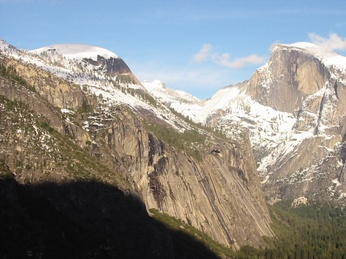
%> input picture PSET 7/kontomah/yosemite/img1.jpg, 346 x 259 px, shrunk from 640 x 480 before the run
$ octave demo.m   (GNU Octave 9; MATLAB toolbox functions it lacks are replaced by stand-ins)
%> lines starting %> are read from the running program, lines starting %| are printed output that depends on the picture
### PSET 7/kontomah/Photomerge.m
function [im] = Photomerge(im1, im2)
image_average1=im1/max(im1(:)) ;
image_average2=im2/max(im2(:)) ;

[frames1,descr1,~,~] = sift( image_average1(:,:,1), 'Verbosity', 1 ) ;
[frames2,descr2,~,~] = sift( image_average2(:,:,1), 'Verbosity', 1 ) ;

descriptor1=uint8(512*descr1) ;
descriptor2=uint8(512*descr2) ;
matches=siftmatch( descriptor1, descriptor2 ) ;

x1 = zeros(size(matches, 2),2);
x2 = zeros(size(matches, 2),2);
for ele=1:size(matches, 2)

    x1(ele, :) = frames1(1:2, matches(1, ele));
    x2(ele, :) = frames2(1:2, matches(2, ele));

end
T = TransformRANSAC(x1, x2);
im = MakePanorama(im1, im2, T);

### PSET 7/kontomah/sift/sift.m
function [frames,descriptors,gss,dogss]=sift(I,varargin)
% SIFT Extract SIFT features
%   [FRAMES,DESCR]=SIFT(I) extracts the SIFT frames FRAMES and their
%   descriptors DESCR from the image I.
%
%   The image I must be gray-scale, of storage class DOUBLE and
%   ranging in [0,1].
%
%   FRAMES is a 4xK matrix storing one SIFT frame per column. Its
%   format is:
%
%     FRAMES(1:2,k)  center (X,Y) of the frame k,
%     FRAMES(3,k)    scale SIGMA of the frame k,
%     FRAMES(4,k)    orientation THETA of the frame k.
%
%   Note that the X,Y center coordinates are (0,0) based, contrary to
%   the standard MATLAB convention that uses (1,1) as the top-left
%   image coordiante. The plotting function PLOTSIFTFRAME() and
%   PLOTSIFTDESCRIPTOR() automatically shift the keypoints to the
%   default (1,1) reference.
%
%   DESCR is a DxK matrix stores one descriptor per columm (usually
%   D=128).
%
%   [FRAMES,DESCR,GSS,DOGSS]=SIFT(...) returns the Gaussian and
%   Difference of Gaussians scale spaces computed by the algorithm.
%
%   The function accepts the following option-value pairs:
%
%   Verbosity - Verbosity level [{0},1]
%     0 = quiet, 1 = print detailed progress report
%
%   BoundaryPoint - Remove frames on the image boundaries [0,{1}]
%     Remove points whose descriptor intersects the boundary.
%
%   NumOctaves - Number of octaves [1,2,...]
%     Number of octaves of the Gaussian scale space. By default it is
%     computed to cover all possible feature sizes.
%
%   FirstOctave - Index of the first octave [...,-1,{0},+1,...]
%     Setting the parameter to -1 has the effect of doubling the image
%     before computing the scale space.
%
%   NumLevels - [1,2,...]
%     Number of scale levels within each octave.
%
%   Sigma0 - Base smoothing [pixels]
%     Smoothing of the level 0 of octave 0 of the scale space. By
%     default it is set to be equivalent to the value 1.6 of [1].
%     Since however 1.6 is the smoothing of the level -1 and Simga0
%     of the level 0, the actual value is NOT 1.6.
%
%   SigmaN - Nominal smoothing [pixels, {0.5}]
%     Nominal smoothing of the input image.
%
%   Threshold - Strenght threshold [>= 0, {0.01}]
%     Maxima of the DOG scale space [1] below this threshold are
%     ignored. Smaller values accept more features.
%
%   EdgeThreshold - Localization threshold [>= 0, {10}]
%     Feature which have flattness score [1] above this threshold are
%     ignored. Bigger values accept more features.
%
%   Magnif - Descriptor window magnification
%     See SIFTDESCRIPTOR().
%
%   NumSpatialBins - Number of spatial bins [2,{4},6,...]
%     See SIFTDESCRIPTOR().
%
%   NumOrientbins - Number of orientation bins [1,2,...,{8},...]
%     See SIFTDESCRIPTOR().
%
%  REFERENCES
%  [1] D. G. Lowe, "Distinctive image features from scale-invariant
%      keypoints," IJCV, vol. 2, no. 60, pp. 91 110, 2004.
%
%   See also GAUSSIANSS(), DIFFSS(), PLOTSIFTFRAME(), PLOTSIFTDESCRIPTOR(),
%            SIFTDESCRIPTOR(), SIFTMATCH().
%

% AUTORIGHTS
% Copyright (c) 2006 The Regents of the University of California.
% All Rights Reserved.
%
% Created by Andrea Vedaldi
% UCLA Vision Lab - Department of Computer Science
%
% Permission to use, copy, modify, and distribute this software and its
% documentation for educational, research and non-profit purposes,
% without fee, and without a written agreement is hereby granted,
% provided that the above copyright notice, this paragraph and the
% following three paragraphs appear in all copies.
%
% This software program and documentation are copyrighted by The Regents
% of the University of California. The software program and
% documentation are supplied "as is", without any accompanying services
% from The Regents. The Regents does not warrant that the operation of
% the program will be uninterrupted or error-free. The end-user
% understands that the program was developed for research purposes and
% is advised not to rely exclusively on the program for any reason.
%
% This software embodies a method for which the following patent has
% been issued: "Method and apparatus for identifying scale invariant
% features in an image and use of same for locating an object in an
% image," David G. Lowe, US Patent 6,711,293 (March 23,
% 2004). Provisional application filed March 8, 1999. Asignee: The
% University of British Columbia.
%
% IN NO EVENT SHALL THE UNIVERSITY OF CALIFORNIA BE LIABLE TO ANY PARTY
% FOR DIRECT, INDIRECT, SPECIAL, INCIDENTAL, OR CONSEQUENTIAL DAMAGES,
% INCLUDING LOST PROFITS, ARISING OUT OF THE USE OF THIS SOFTWARE AND
% ITS DOCUMENTATION, EVEN IF THE UNIVERSITY OF CALIFORNIA HAS BEEN
% ADVISED OF THE POSSIBILITY OF SUCH DAMAGE. THE UNIVERSITY OF
% CALIFORNIA SPECIFICALLY DISCLAIMS ANY WARRANTIES, INCLUDING, BUT NOT
% LIMITED TO, THE IMPLIED WARRANTIES OF MERCHANTABILITY AND FITNESS FOR
% A PARTICULAR PURPOSE. THE SOFTWARE PROVIDED HEREUNDER IS ON AN "AS IS"
% BASIS, AND THE UNIVERSITY OF CALIFORNIA HAS NO OBLIGATIONS TO PROVIDE
% MAINTENANCE, SUPPORT, UPDATES, ENHANCEMENTS, OR MODIFICATIONS.

% --------------------------------------------------------------------
%                                                  Check the arguments
% --------------------------------------------------------------------
if(nargin < 1)
  error('At least one argument is required.') ;
end

[M,N,C] = size(I) ;

% Lowe's equivalents choices
S      =  3 ;
omin   = -1 ;
O      = floor(log2(min(M,N)))-omin-3 ; % up to 8x8 images
sigma0 = 1.6*2^(1/S) ;                  % smooth lev. -1 at 1.6
sigman = 0.5 ;
thresh = 0.04 / S / 2 ;
r      = 10 ;
NBP    = 4 ;
NBO    = 8 ;
magnif = 3.0 ;

% Parese input
compute_descriptor = 0 ;
discard_boundary_points = 1 ;
verb = 0 ;

for k=1:2:length(varargin)
  switch lower(varargin{k})

    case 'numoctaves'
      O = varargin{k+1} ;

    case 'firstoctave'
      omin = varargin{k+1} ;

    case 'numlevels'
      S = varargin{k+1} ;

    case 'sigma0'
      sigma0 = varargin{k+1} ;

    case 'sigman'
      sigmaN = varargin{k+1} ;

    case 'threshold'
      thresh = varargin{k+1} ;

    case 'edgethreshold'
      r = varargin{k+1} ;

    case 'boundarypoint'
     discard_boundary_points = varargin{k+1} ;

    case 'numspatialbins'
      NBP = varargin{k+1} ;

    case 'numorientbins'
      NBO = varargin{k+1} ;

    case 'magnif'
      magnif = varargin{k+1} ;

    case 'verbosity'
     verb = varargin{k+1} ;

    otherwise
      error(['Unknown parameter ''' varargin{k} '''.']) ;
  end
end

% Arguments sanity check
if C > 1
  error('I should be a grayscale image') ;
end

frames      = [] ;
descriptors = [] ;

% --------------------------------------------------------------------
%                                         SIFT Detector and Descriptor
% --------------------------------------------------------------------

% Compute scale spaces
if verb>0, fprintf('SIFT: computing scale space...') ; tic ; end

gss = gaussianss(I,sigman,O,S,omin,-1,S+1,sigma0) ;

if verb>0, fprintf('(%.3f s gss; ',toc) ; tic ; end

dogss = diffss(gss) ;

if verb > 0, fprintf('%.3f s dogss) done\n',toc) ; end
if verb > 0
  fprintf('SIFT scale space parameters [PropertyName in brackets]\n');
  fprintf('  sigman [SigmaN]        : %f\n', sigman) ;
  fprintf('  sigma0 [Sigma0]        : %f\n', dogss.sigma0) ;
  fprintf('       O [NumOctaves]    : %d\n', dogss.O) ;
  fprintf('       S [NumLevels]     : %d\n', dogss.S) ;
  fprintf('    omin [FirstOctave]   : %d\n', dogss.omin) ;
  fprintf('    smin                 : %d\n', dogss.smin) ;
  fprintf('    smax                 : %d\n', dogss.smax) ;
  fprintf('SIFT detector parameters\n')
  fprintf('  thersh [Threshold]     : %e\n', thresh) ;
  fprintf('       r [EdgeThreshold] : %.3f\n', r) ;
  fprintf('SIFT descriptor parameters\n')
  fprintf('  magnif [Magnif]        : %.3f\n', magnif) ;
  fprintf('     NBP [NumSpatialBins]: %d\n', NBP) ;
  fprintf('     NBO [NumOrientBins] : %d\n', NBO) ;
end

for o=1:gss.O
  if verb > 0
    fprintf('SIFT: processing octave %d\n', o-1+omin) ;
                tic ;
  end

  % Local maxima of the DOG octave
  % The 80% tricks discards early very weak points before refinement.
  idx = siftlocalmax(  dogss.octave{o}, 0.8*thresh  ) ;
  idx = [idx , siftlocalmax( - dogss.octave{o}, 0.8*thresh)] ;

  K=length(idx) ;
  [i,j,s] = ind2sub( size( dogss.octave{o} ), idx ) ;
  y=i-1 ;
  x=j-1 ;
  s=s-1+dogss.smin ;
  oframes = [x(:)';y(:)';s(:)'] ;

  if verb > 0
    fprintf('SIFT: %d initial points (%.3f s)\n', ...
      size(oframes, 2), toc) ;
    tic ;
  end

  % Remove points too close to the boundary
  if discard_boundary_points
    % radius = maginf * sigma * NBP / 2
    % sigma = sigma0 * 2^s/S

    rad = magnif * gss.sigma0 * 2.^(oframes(3,:)/gss.S) * NBP / 2 ;
    sel=find(...
      oframes(1,:)-rad >= 1                     & ...
      oframes(1,:)+rad <= size(gss.octave{o},2) & ...
      oframes(2,:)-rad >= 1                     & ...
      oframes(2,:)+rad <= size(gss.octave{o},1)     ) ;
    oframes=oframes(:,sel) ;

    if verb > 0
      fprintf('SIFT: %d away from boundary\n', size(oframes,2)) ;
      tic ;
    end
  end

  % Refine the location, threshold strength and remove points on edges
  oframes = siftrefinemx(...
    oframes, ...
    dogss.octave{o}, ...
    dogss.smin, ...
    thresh, ...
    r) ;

  if verb > 0
    fprintf('SIFT: %d refined (%.3f s)\n', ...
            size(oframes,2),toc) ;
    tic ;
  end

  % Compute the oritentations
  oframes = siftormx(...
    oframes, ...
    gss.octave{o}, ...
    gss.S, ...
    gss.smin, ...
    gss.sigma0 ) ;

  % Store frames
  x     = 2^(o-1+gss.omin) * oframes(1,:) ;
  y     = 2^(o-1+gss.omin) * oframes(2,:) ;
  sigma = 2^(o-1+gss.omin) * gss.sigma0 * 2.^(oframes(3,:)/gss.S) ;
  frames = [frames, [x(:)' ; y(:)' ; sigma(:)' ; oframes(4,:)] ] ;


  % Descriptors
  if nargout > 1
    if verb > 0
      fprintf('SIFT: computing descriptors...') ;
      tic ;
    end

    sh = siftdescriptor(...
      gss.octave{o}, ...
      oframes, ...
      gss.sigma0, ...
      gss.S, ...
      gss.smin, ...
      'Magnif', magnif, ...
      'NumSpatialBins', NBP, ...
      'NumOrientBins', NBO) ;

    descriptors = [descriptors, sh] ;

    if verb > 0, fprintf('done (%.3f s)\n',toc) ; end
  end
end

### PSET 7/code/sift/gaussianss.m
function SS = gaussianss(I,sigman,O,S,omin,smin,smax,sigma0)
% GAUSSIANSS
%   SS = GAUSSIANSS(I,SIGMAN,O,S,OMIN,SMIN,SMAX,SIGMA0) returns the
%   Gaussian scale space of image I. Image I is assumed to be
%   pre-smoothed at level SIGMAN. O,S,OMIN,SMIN,SMAX,SIGMA0 are the
%   parameters of the scale space as explained in PDF:SIFT.USER.SS.
%
%   See also DIFFSS(), PDF:SIFT.USER.SS.

% History
%  4-15-2006  Fixed some comments

% AUTORIGHTS
% Copyright (c) 2006 The Regents of the University of California.
% All Rights Reserved.
%
% Created by Andrea Vedaldi
% UCLA Vision Lab - Department of Computer Science
%
% Permission to use, copy, modify, and distribute this software and its
% documentation for educational, research and non-profit purposes,
% without fee, and without a written agreement is hereby granted,
% provided that the above copyright notice, this paragraph and the
% following three paragraphs appear in all copies.
%
% This software program and documentation are copyrighted by The Regents
% of the University of California. The software program and
% documentation are supplied "as is", without any accompanying services
% from The Regents. The Regents does not warrant that the operation of
% the program will be uninterrupted or error-free. The end-user
% understands that the program was developed for research purposes and
% is advised not to rely exclusively on the program for any reason.
%
% This software embodies a method for which the following patent has
% been issued: "Method and apparatus for identifying scale invariant
% features in an image and use of same for locating an object in an
% image," David G. Lowe, US Patent 6,711,293 (March 23,
% 2004). Provisional application filed March 8, 1999. Asignee: The
% University of British Columbia.
%
% IN NO EVENT SHALL THE UNIVERSITY OF CALIFORNIA BE LIABLE TO ANY PARTY
% FOR DIRECT, INDIRECT, SPECIAL, INCIDENTAL, OR CONSEQUENTIAL DAMAGES,
% INCLUDING LOST PROFITS, ARISING OUT OF THE USE OF THIS SOFTWARE AND
% ITS DOCUMENTATION, EVEN IF THE UNIVERSITY OF CALIFORNIA HAS BEEN
% ADVISED OF THE POSSIBILITY OF SUCH DAMAGE. THE UNIVERSITY OF
% CALIFORNIA SPECIFICALLY DISCLAIMS ANY WARRANTIES, INCLUDING, BUT NOT
% LIMITED TO, THE IMPLIED WARRANTIES OF MERCHANTABILITY AND FITNESS FOR
% A PARTICULAR PURPOSE. THE SOFTWARE PROVIDED HEREUNDER IS ON AN "AS IS"
% BASIS, AND THE UNIVERSITY OF CALIFORNIA HAS NO OBLIGATIONS TO PROVIDE
% MAINTENANCE, SUPPORT, UPDATES, ENHANCEMENTS, OR MODIFICATIONS.

% --------------------------------------------------------------------
%                                                  Check the arguments
% --------------------------------------------------------------------
if(nargin < 6)
  error('Six arguments are required.') ;
end

if(~isreal(I) || ndims(I) > 2)
  error('I must be a real two dimensional matrix') ;
end

if(smin >= smax)
  error('smin must be greather or equal to smax') ;
end

% --------------------------------------------------------------------
%                                                           Do the job
% --------------------------------------------------------------------

% Scale multiplicative step
k = 2^(1/S) ;

% Lowe's convention: the scale (o,s)=(0,-1) has standard deviation
% 1.6 (was it variance?)
if(nargin < 7)
  sigma0 = 1.6 * k ;
end

dsigma0 = sigma0 * sqrt(1 - 1/k^2) ; % Scale step factor
sigman  = 0.5 ;                      % Nominal smoothing of the image

% Scale space structure
SS.O          = O ;
SS.S          = S ;
SS.sigma0     = sigma0 ;
SS.omin       = omin ;
SS.smin       = smin ;
SS.smax       = smax ;

% If mino < 0, multiply the size of the image.
% (The rest of the code is consistent with this.)
if omin < 0
  for o=1:-omin
    I = doubleSize(I) ;
  end
elseif omin > 0
  for o=1:omin
    I = halveSize(I) ;
  end
end

[M,N] = size(I) ;

% Index offset
so = -smin+1 ;

% --------------------------------------------------------------------
%                                                         First octave
% --------------------------------------------------------------------
%
% The first level of the first octave has scale index (o,s) =
% (omin,smin) and scale coordinate
%
%    sigma(omin,smin) = sigma0 2^omin k^smin
%
% The input image I is at nominal scale sigman. Thus in order to get
% the first level of the pyramid we need to apply a smoothing of
%
%   sqrt( (sigma0 2^omin k^smin)^2 - sigman^2 ).
%
% As we have pre-scaled the image omin octaves (up or down,
% depending on the sign of omin), we need to correct this value
% by dividing by 2^omin, getting
%e
%   sqrt( (sigma0 k^smin)^2 - (sigman/2^omin)^2 )
%

if(sigma0 * 2^omin * k^smin < sigman)
  warning('The nominal smoothing exceeds the lowest level of the scale space.') ;
end

SS.octave{1} = zeros(M,N,smax-smin+1) ;
SS.octave{1}(:,:,1)  = imsmooth(I, ...
  sqrt((sigma0*k^smin)^2  - (sigman/2^omin)^2)) ;

for s=smin+1:smax
  % Here we go from (omin,s-1) to (omin,s). The extra smoothing
  % standard deviation is
  %
  %  (sigma0 2^omin 2^(s/S) )^2 - (simga0 2^omin 2^(s/S-1/S) )^2
  %
  % Aftred dividing by 2^omin (to take into account the fact
  % that the image has been pre-scaled omin octaves), the
  % standard deviation of the smoothing kernel is
  %
  %   dsigma = sigma0 k^s sqrt(1-1/k^2)
  %
  dsigma = k^s * dsigma0 ;
  SS.octave{1}(:,:,s +so) = ...
    imsmooth(squeeze(...
    SS.octave{1}(:,:,s-1 +so)...
    ), dsigma )  ;
end


% --------------------------------------------------------------------
%                                                        Other octaves
% --------------------------------------------------------------------

for o=2:O
  % We need to initialize the first level of octave (o,smin) from
  % the closest possible level of the previous octave. A level (o,s)
  % in this octave corrsponds to the level (o-1,s+S) in the previous
  % octave. In particular, the level (o,smin) correspnds to
  % (o-1,smin+S). However (o-1,smin+S) might not be among the levels
  % (o-1,smin), ..., (o-1,smax) that we have previously computed.
  % The closest pick is
  %
  %                       /  smin+S    if smin+S <= smax
  % (o-1,sbest) , sbest = |
  %                       \  smax      if smin+S > smax
  %
  % The amount of extra smoothing we need to apply is then given by
  %
  %  ( sigma0 2^o 2^(smin/S) )^2 - ( sigma0 2^o 2^(sbest/S - 1) )^2
  %
  % As usual, we divide by 2^o to cancel out the effect of the
  % downsampling and we get
  %
  %  ( sigma 0 k^smin )^2 - ( sigma0 2^o k^(sbest - S) )^2
  %
  sbest = min(smin + S, smax) ;
  TMP = halveSize(squeeze(SS.octave{o-1}(:,:,sbest+so))) ;
  target_sigma = sigma0 * k^smin ;
    prev_sigma = sigma0 * k^(sbest - S) ;

  if(target_sigma > prev_sigma)
          TMP = imsmooth(TMP, sqrt(target_sigma^2 - prev_sigma^2) ) ;
  end
  [M,N] = size(TMP) ;

  SS.octave{o} = zeros(M,N,smax-smin+1) ;
  SS.octave{o}(:,:,1) = TMP ;

  for s=smin+1:smax
    % The other levels are determined as above for the first octave.
    dsigma = k^s * dsigma0 ;
    SS.octave{o}(:,:,s +so) = ...
      imsmooth(squeeze(...
      SS.octave{o}(:,:,s-1 +so)...
      ), dsigma)  ;
  end

end

% -------------------------------------------------------------------------
%                                                       Auxiliary functions
% -------------------------------------------------------------------------
function J = doubleSize(I)
[M,N]=size(I) ;
J = zeros(2*M,2*N) ;
J(1:2:end,1:2:end) = I ;
J(2:2:end-1,2:2:end-1) = ...
  0.25*I(1:end-1,1:end-1) + ...
  0.25*I(2:end,1:end-1) + ...
  0.25*I(1:end-1,2:end) + ...
  0.25*I(2:end,2:end) ;
J(2:2:end-1,1:2:end) = ...
  0.5*I(1:end-1,:) + ...
    0.5*I(2:end,:) ;
J(1:2:end,2:2:end-1) = ...
  0.5*I(:,1:end-1) + ...
    0.5*I(:,2:end) ;

function J = halveSize(I)
J=I(1:2:end,1:2:end) ;
% [5 lines of commented-out code are left out]

### PSET 7/kontomah/sift/diffss.m
function dss = diffss(ss)
% DIFFSS  Difference of scale space
%   DSS=DIFFSS(SS) returns a scale space DSS obtained by subtracting
%   consecutive levels of the scale space SS.
%
%   In SIFT, this function is used to compute the difference of
%   Gaussian scale space from the Gaussian scale space of an image.
%
%   See also GAUSSIANSS(), PDF:SIFT.USER.SS.

% AUTORIGHTS
% Copyright (c) 2006 The Regents of the University of California.
% All Rights Reserved.
%
% Created by Andrea Vedaldi
% UCLA Vision Lab - Department of Computer Science
%
% Permission to use, copy, modify, and distribute this software and its
% documentation for educational, research and non-profit purposes,
% without fee, and without a written agreement is hereby granted,
% provided that the above copyright notice, this paragraph and the
% following three paragraphs appear in all copies.
%
% This software program and documentation are copyrighted by The Regents
% of the University of California. The software program and
% documentation are supplied "as is", without any accompanying services
% from The Regents. The Regents does not warrant that the operation of
% the program will be uninterrupted or error-free. The end-user
% understands that the program was developed for research purposes and
% is advised not to rely exclusively on the program for any reason.
%
% This software embodies a method for which the following patent has
% been issued: "Method and apparatus for identifying scale invariant
% features in an image and use of same for locating an object in an
% image," David G. Lowe, US Patent 6,711,293 (March 23,
% 2004). Provisional application filed March 8, 1999. Asignee: The
% University of British Columbia.
%
% IN NO EVENT SHALL THE UNIVERSITY OF CALIFORNIA BE LIABLE TO ANY PARTY
% FOR DIRECT, INDIRECT, SPECIAL, INCIDENTAL, OR CONSEQUENTIAL DAMAGES,
% INCLUDING LOST PROFITS, ARISING OUT OF THE USE OF THIS SOFTWARE AND
% ITS DOCUMENTATION, EVEN IF THE UNIVERSITY OF CALIFORNIA HAS BEEN
% ADVISED OF THE POSSIBILITY OF SUCH DAMAGE. THE UNIVERSITY OF
% CALIFORNIA SPECIFICALLY DISCLAIMS ANY WARRANTIES, INCLUDING, BUT NOT
% LIMITED TO, THE IMPLIED WARRANTIES OF MERCHANTABILITY AND FITNESS FOR
% A PARTICULAR PURPOSE. THE SOFTWARE PROVIDED HEREUNDER IS ON AN "AS IS"
% BASIS, AND THE UNIVERSITY OF CALIFORNIA HAS NO OBLIGATIONS TO PROVIDE
% MAINTENANCE, SUPPORT, UPDATES, ENHANCEMENTS, OR MODIFICATIONS.

dss.smin = ss.smin ;
dss.smax = ss.smax-1 ;
dss.omin = ss.omin ;
dss.O = ss.O ;
dss.S = ss.S ;
dss.sigma0 = ss.sigma0 ;

for o=1:dss.O
  % Can be done at once, but it turns out to be faster
  % this way
  [M,N,S] = size(ss.octave{o}) ;
  dss.octave{o} = zeros(M,N,S-1) ;
  for s=1:S-1
    dss.octave{o}(:,:,s) = ...
        ss.octave{o}(:,:,s+1) - ss.octave{o}(:,:,s) ;
  end
end

### PSET 7/kontomah/demo.m
% Hint: For debugging functions in MATLAB, it could be useful
% to use the command 'dbstop if error'. This will allow you
% to use the terminal within the scope of a function when an
% error occurs. You can remove this option by typing 'dbclear
% if error'. To continue from a debug stop, you can type
% 'dbcont', or 'dbquit' to return to regular terminal.

% read in the images
im1 = imread('yosemite/img1.jpg');
%> im1 is the input picture: size 259x346x3 uint8; mean R, G, B 139.5, 139.3, 135.4
im2 = imread('yosemite/img2.jpg');
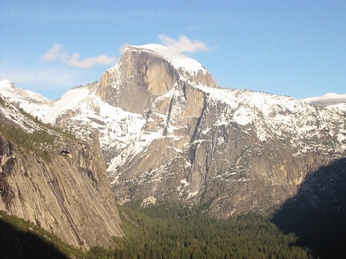
%> input picture PSET 7/kontomah/yosemite/img2.jpg, 346 x 259 px, shrunk from 640 x 480 before the run
%> im2 is the input picture: size 259x346x3 uint8; mean R, G, B 151.7, 155.5, 155.6
im3 = imread('sift/data/landscape-a.jpg');
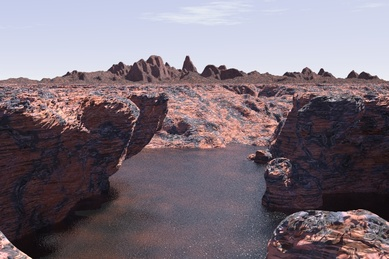
%> input picture PSET 7/kontomah/sift/data/landscape-a.jpg, 389 x 259 px, shrunk from 720 x 480 before the run
%> im3 is the input picture: size 259x389x3 uint8; mean R, G, B 124.1, 112.8, 123
im4 = imread('sift/data/landscape-a.jpg');
im5 = imread('seoul/img1.jpg');
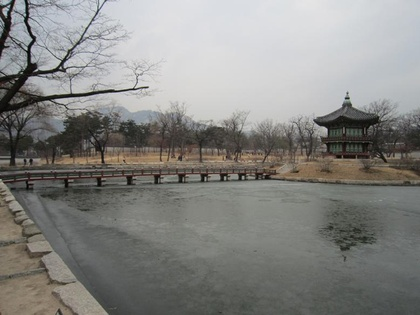
%> input picture PSET 7/kontomah/seoul/img1.jpg, 420 x 315 px, shrunk from 778 x 584 before the run
%> im5 is the input picture: size 315x420x3 uint8; mean R, G, B 133.6, 133.3, 130.3
im6 = imread('seoul/img2.jpg');
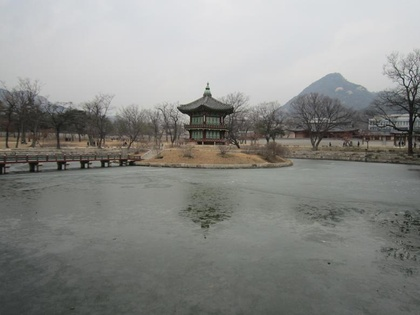
%> input picture PSET 7/kontomah/seoul/img2.jpg, 420 x 315 px, shrunk from 778 x 584 before the run
%> im6 is the input picture: size 315x420x3 uint8; mean R, G, B 137.4, 138.2, 135
panoramic_image1 = Photomerge(im1, im2);
%> in Photomerge, `image_average1=im1/max(im1(:)) ;`:
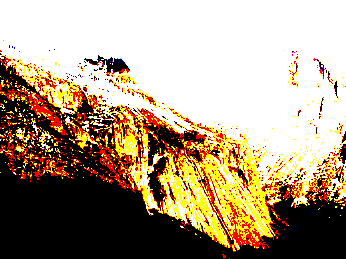
%> image_average1: size 259x346x3 uint8; mean R, G, B 0.683, 0.606, 0.503; drawn with 1 as white
%> (the rest of the program and of its run is left out)
